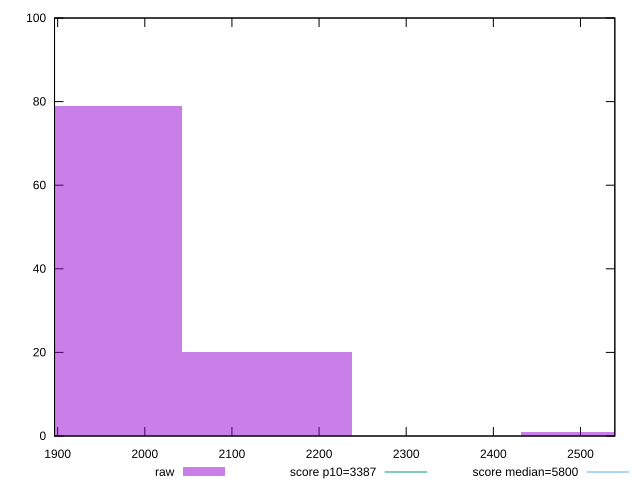

Generate this figure with gnuplot:
reset

$raw <<EOF
2529.590634526368 1
1945.8389496356676 79
2140.4228445992344 20
EOF

set key outside below
set boxwidth 194.58389496356676
set xrange [1896.4170000000004:2539.4176930981066]
set yrange [0:100]
set trange [0:100]
set style fill transparent solid 0.5 noborder

set parametric
set terminal svg size 640, 490 enhanced background rgb 'white'
set output "report_00018_2021-02-10T15-25-16.877Z/speed-index/samples/pages+cached+noadtech/raw/histogram.svg"

plot $raw title "raw" with boxes, \
     3387,t title "score p10=3387", \
     5800,t title "score median=5800"

reset
